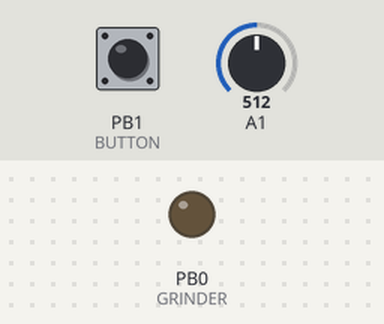
This sketch was run on a simulated ATtiny85, built with avr-gcc and run on an emulated ATtiny85. Shown: output pins drawn as LEDs (lit = HIGH). Dashed ring = blinking. The test bench sets the inputs (shaded band); at power-on: PB1 (BUTTON) LOW, A1 = 512.

Above: at 1.2 s.
1.3 s: PB1 (BUTTON) pulled HIGH for 3.2 s
At 2.1 s:
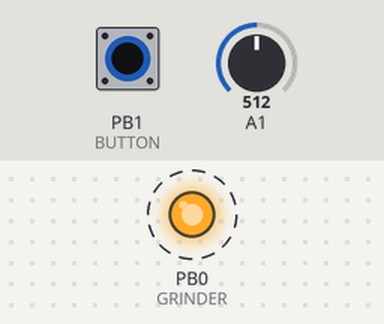
6.0 s: PB1 (BUTTON) pulled HIGH for 0.15 s
At 7.3 s:
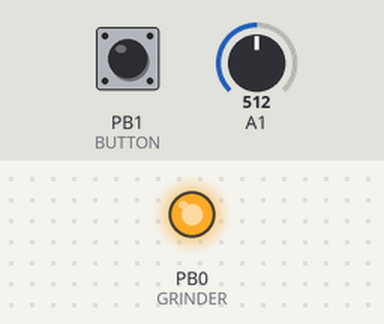
Timing chart, 0 to 15.6 s (numbered marks = the images above; inputs shaded):
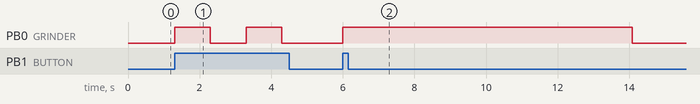

The sketch:

coffee_grinder_timer.ino
```cpp
//title           :coffee_grinder_timer.ino
//description     :This is a small timer program for a coffee grinder
//description     :realized with a Digispark MCU
//author          :Theo Gasteiger
//year            :2017
//notes           :please feel free to adapt it to your needs

// Copyright (c) 2017 Theo Gasteiger

// Permission is hereby granted, free of charge, to any person obtaining a copy
// of this software and associated documentation files (the "Software"), to deal
// in the Software without restriction, including without limitation the rights
// to use, copy, modify, merge, publish, distribute, sublicense, and/or sell
// copies of the Software, and to permit persons to whom the Software is
// furnished to do so, subject to the following conditions:

// The above copyright notice and this permission notice shall be included in
// all copies or substantial portions of the Software.

// THE SOFTWARE IS PROVIDED "AS IS", WITHOUT WARRANTY OF ANY KIND, EXPRESS OR
// IMPLIED, INCLUDING BUT NOT LIMITED TO THE WARRANTIES OF MERCHANTABILITY,
// FITNESS FOR A PARTICULAR PURPOSE AND NONINFRINGEMENT. IN NO EVENT SHALL THE
// AUTHORS OR COPYRIGHT HOLDERS BE LIABLE FOR ANY CLAIM, DAMAGES OR OTHER
// LIABILITY, WHETHER IN AN ACTION OF CONTRACT, TORT OR OTHERWISE, ARISING FROM,
// OUT OF OR IN CONNECTION WITH THE SOFTWARE OR THE USE OR OTHER DEALINGS IN THE
// SOFTWARE.
//==============================================================================

//------------------------------------------------------------------------------
// Input Pins
//
const byte GRINDER = 0;           // Digital Output 0
const byte BUTTON = 1;            // Digital Input 1
const byte POTENTIOMETER_PIN = 2; // Analog Input pin 2

const byte POTENTIOMETER = 1;     // Analog Input 0

//------------------------------------------------------------------------------
// Variables
//
const int min_grind_time = 4000;
const int grind_time_multiplier = 8;

unsigned long time_to_stop = -1;
int pot_value = 0;

//------------------------------------------------------------------------------
// Setup
//
void setup()
{
  pinMode(GRINDER, OUTPUT);
  pinMode(BUTTON, INPUT);
  pinMode(POTENTIOMETER_PIN, INPUT);
}

//------------------------------------------------------------------------------
// Loop
//
void loop() {
  unsigned long current_time = millis();
  int grinder_running = digitalRead(GRINDER) == HIGH ? true : false;
  pot_value = 1023 - analogRead(POTENTIOMETER);

  // Check if we have a time to stop
  if (grinder_running && current_time >= time_to_stop) {
    stop_grinder();
    return;
  }

  // Start the grinder and set a time to stop
  if (digitalRead(BUTTON) && grinder_running == false) {
    time_to_stop = current_time + min_grind_time + pot_value * grind_time_multiplier;
    digitalWrite(GRINDER, HIGH);
    delay(1000);
    return;
  }

  // Shut off the running grinder off early
  if (digitalRead(BUTTON) && grinder_running) {
    stop_grinder();
    delay(1000);
    return;
  }
}

void stop_grinder() {
    time_to_stop = -1;
    digitalWrite(GRINDER, LOW);
}
```

Measured:
- after the input at 1.3 s, PB0 (GRINDER): alternates HIGH for 1.0 s and LOW for 1.0 s, starting at once
- after the input at 6.0 s, PB0 (GRINDER): LOW → HIGH at once, → LOW 8.1 s later
